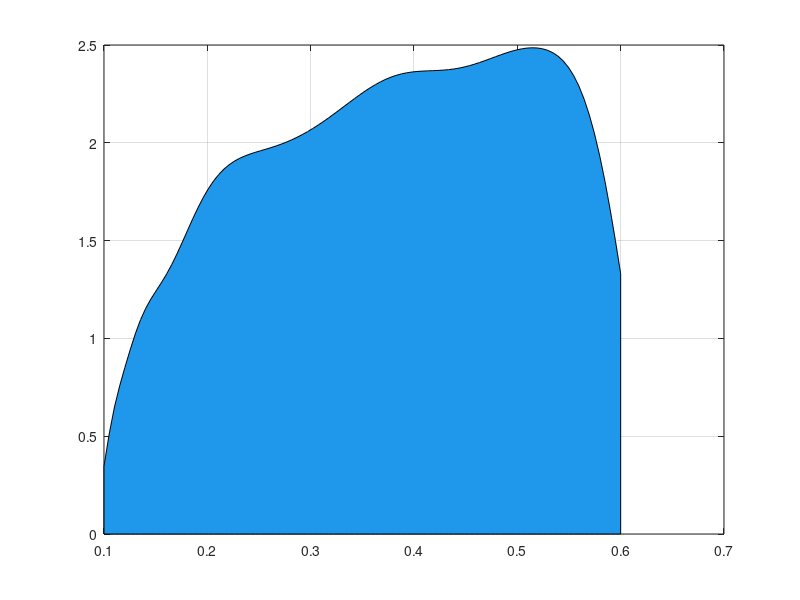

The MATLAB script that drew this image: (Note: this script raises an error after producing the figure.)
function pic_fig8()

    PAR = load('data of plot/par.dat');
    
    R_PAR = load('data of plot/par_range.dat');

    F_PAR = load('data of plot/par_density.dat');

    skew_list = load('data of plot/skew.dat');

    kurt_list = load('data of plot/kurt.dat');

    %%
    close all; 
    
    color_area =[31,152,236]./255;

    for i=1:9

        figure('Position', [200,300,400,300])

        hold on; grid on; box on;

        x = PAR(i,:);  fx = F_PAR(i,:); range_x = R_PAR(i,:);

        f = fill([x,flip(x)], [fx,zeros(1,100)], color_area);

        f.EdgeColor = "none";

        f.FaceAlpha = 1;

        xlim(range_x);

        xticks(linspace(range_x(1), range_x(2), 3));
        
        set(gca, 'FontSize', 16);


        ylim([0, 4/3*max(fx)]);

        text(0.40, 0.95, ['Skew = ',sprintf('%.3f',skew_list(i))],'Units','normalized', 'FontSize', 20);

        text(0.40, 0.85, ['Kurt   = ',sprintf('%.3f',kurt_list(i))],'Units','normalized', 'FontSize', 20);

        fn = ['_Figure/fig8/', num2str(i), '-', num2str(i)];

        print(fn,'-dpng','-r600');

        % close
    end
    % 
    % A = load('virtual mouse/para_10000.dat');
    % 
    % index = find(A(:,13) > 0.3 & A(:,13) < 0.9 & A(:,10) > 1e7 & A(:,10) < 10e7); 
    % 
    % for i=1:8
    % 
    %     for j=i+1:9
    % 
    %         figure('Position', [600,100,400,300])
    % 
    %         grid on; box on;
    % 
    %         x = PAR(i,:);  fx = A(index,i); range_x = R_PAR(i,:);
    % 
    %         y = PAR(j,:);  fy = A(index,j); range_y = R_PAR(j,:);
    % 
    %         [X, Y] = meshgrid(x, y);
    % 
    %         dens = ksdensity([fx, fy], [X(:), Y(:)]);
    % 
    %         Z = reshape(dens, size(X));
    % 
    %         pcolor(X,Y,Z);
    % 
    %         colormap(jet);
    % 
    %         shading interp;  
    % 
    %         set(gca, 'YDir', 'normal');
    % 
    %         set(gca,'XTick',[], 'YTick',[],'XColor','none','YColor','none');
    % 
    %         fn = ['_Figure/fig8/', num2str(i), '-', num2str(j)];
    % 
    %         % print(fn,'-dpng','-r600');
    % 
    %         close
    %     end
    % end

end
